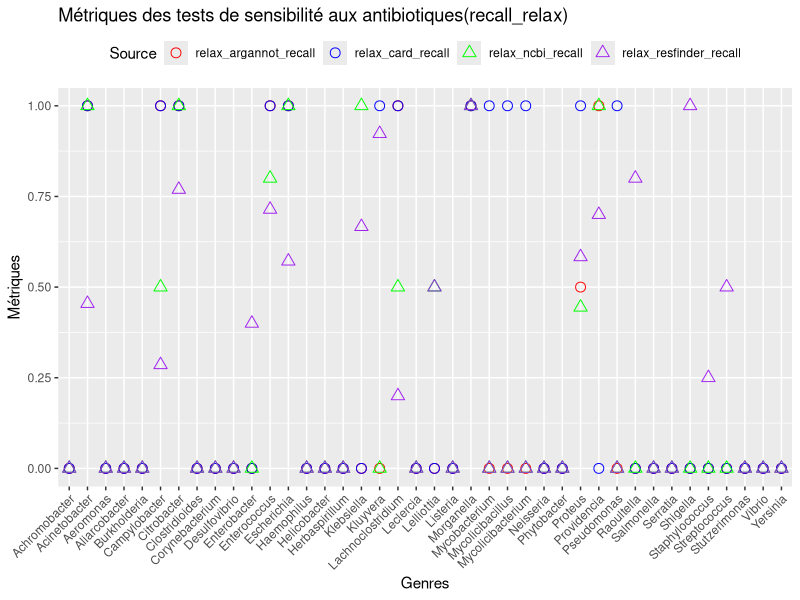
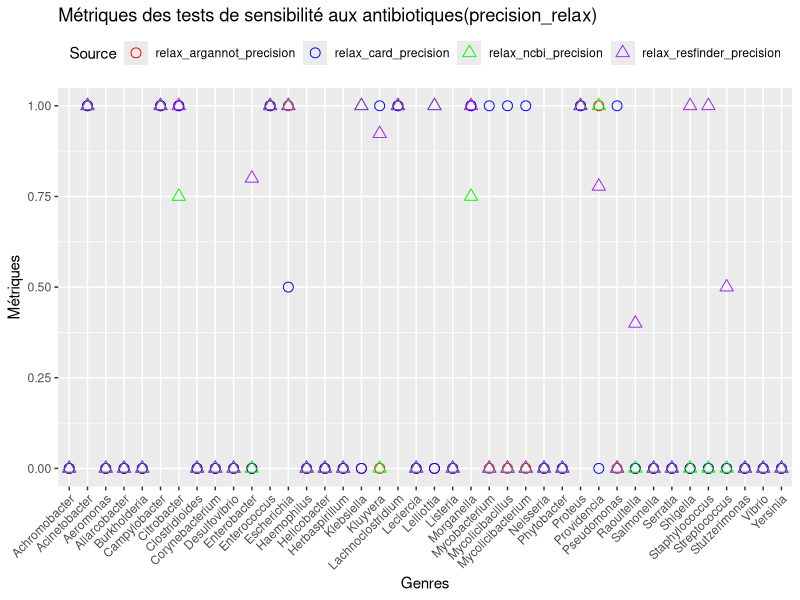
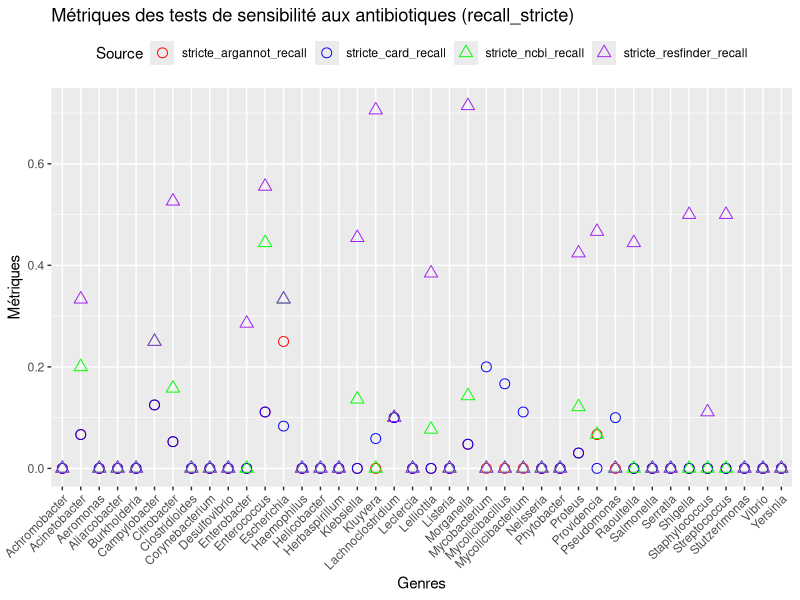
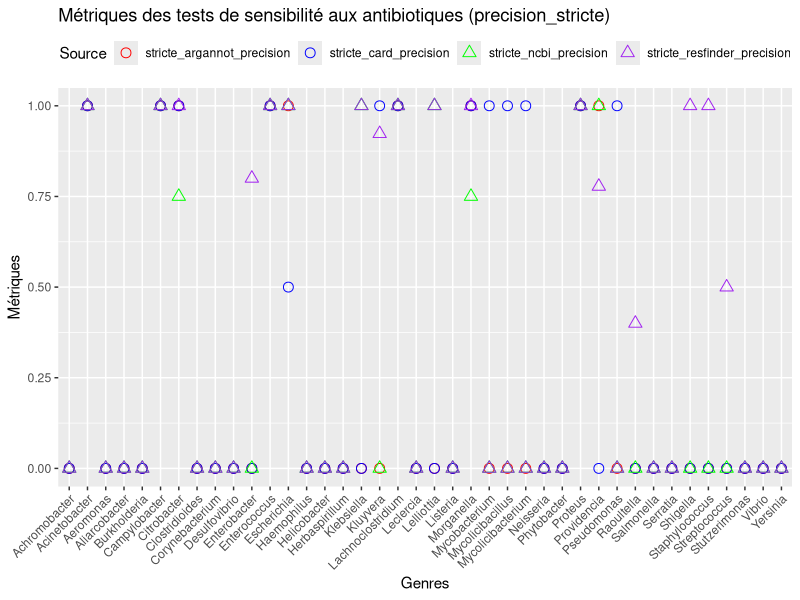
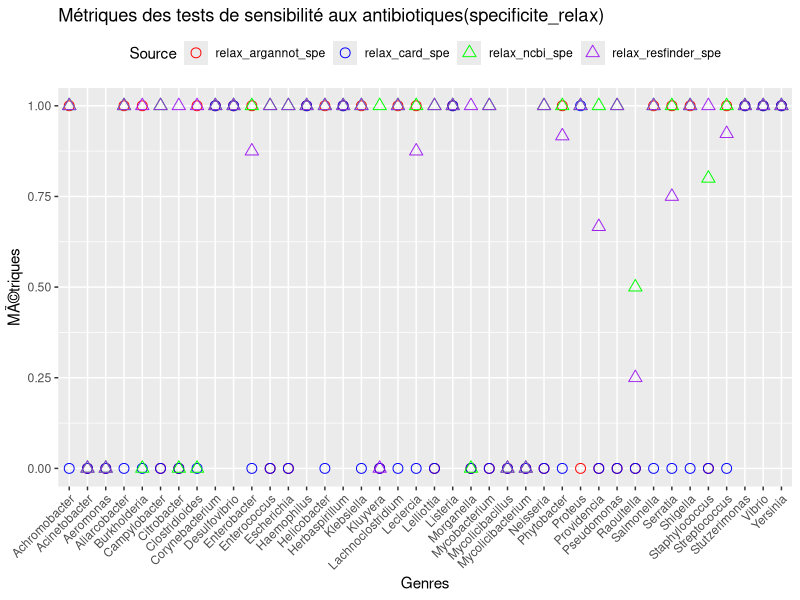
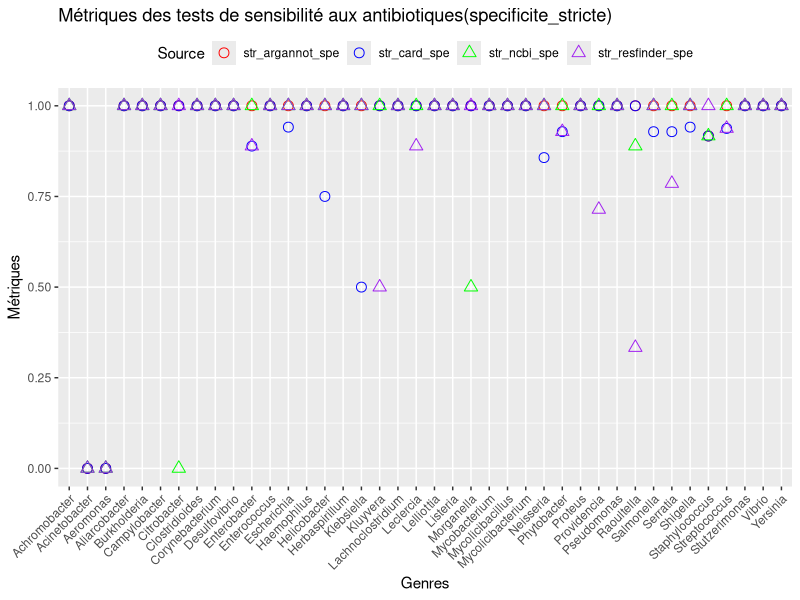
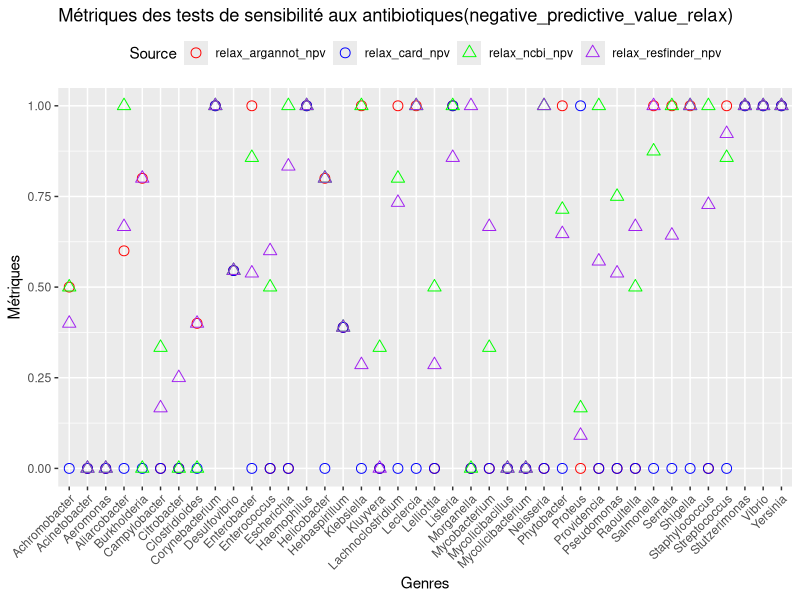
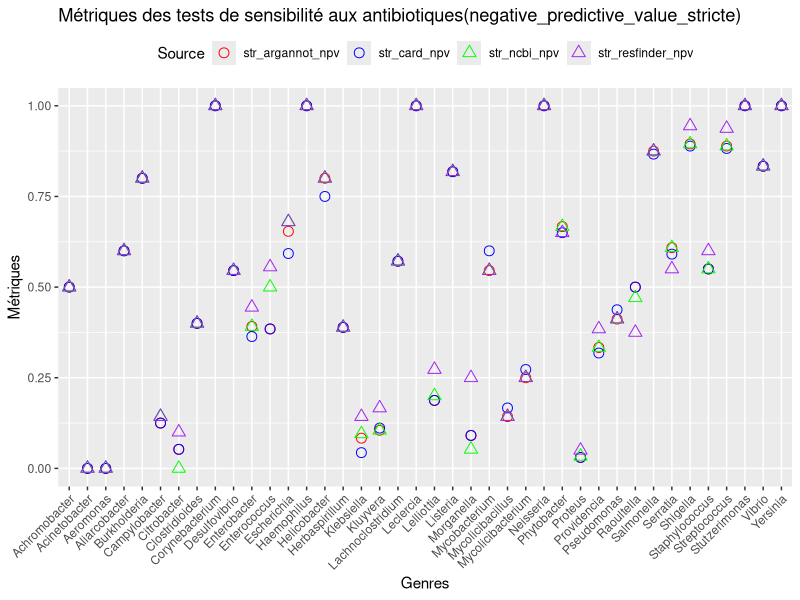

The R script that drew these images, in order:
## ---- chunk 1
library(ggplot2)
library(tidyr)
## ---- chunk 2
donnees <- data.frame(
  Genres = c("Achromobacter", "Acinetobacter", "Aeromonas", "Aliarcobacter", "Burkholderia", "Campylobacter", "Citrobacter", "Clostridioides", "Corynebacterium", "Desulfovibrio", "Enterobacter", "Enterococcus", "Escherichia", "Haemophilus", "Helicobacter", "Herbaspirillum", "Klebsiella", "Kluyvera", "Lachnoclostridium","Leclercia", "Lelliottia", "Listeria", "Morganella", "Mycobacterium", "Mycolicibacillus", "Mycolicibacterium", "Neisseria", "Phytobacter","Proteus", "Providencia", "Pseudomonas", "Raoultella", "Salmonella", "Serratia", "Shigella", "Staphylococcus", "Streptococcus", "Stutzerimonas", "Vibrio", "Yersinia"),
  relax_argannot_recall = c(0.0, 1.0, 0, 0.0, 0.0, 1.0, 1.0, 0.0, 0, 0.0, 0, 1.0, 1.0, 0, 0.0, 0.0, 0, 0.0, 1.0, 0, 0, 0, 1.0, 0, 0, 0, 0, 0, 0.5, 1.0, 0.0, 0, 0, 0, 0, 0, 0, 0, 0, 0),
  relax_card_recall = c(0.0, 1.0, 0, 0, 0, 1.0, 1.0, 0, 0, 0.0, 0, 1.0, 1.0, 0, 0, 0.0, 0, 1.0, 1.0, 0, 0, 0, 1.0, 1.0, 1.0, 1.0, 0, 0.0, 1.0, 0.0, 1.0, 0, 0, 0, 0, 0, 0, 0, 0, 0),
  relax_ncbi_recall = c(0.0, 1.0, 0, 0, 0.0, 0.5, 1.0, 0, 0, 0.0, 0.0, 0.8, 1.0, 0, 0.0, 0.0, 1.0, 0.0, 0.5, 0, 0.5, 0, 1.0, 0.0, 0.0, 0.0, 0, 0.0, 0.4444444444444444, 1.0, 0.0, 0.0, 0.0, 0, 0, 0, 0.0, 0, 0, 0),
  relax_resfinder_recall = c(0.0, 0.45454545454545453, 0.0, 0.0, 0.0, 0.2857142857142857, 0.7692307692307693, 0.0, 0, 0.0, 0.4, 0.7142857142857143, 0.5714285714285714, 0, 0.0, 0.0, 0.6666666666666666, 0.9230769230769231, 0.2, 0, 0.5, 0.0, 1.0, 0.0, 0.0, 0.0, 0, 0.0, 0.5833333333333334, 0.7, 0.0, 0.8, 0, 0.0, 1.0, 0.25, 0.5, 0, 0, 0)
)

# Mettre les données en format long
donnees_long <- tidyr::pivot_longer(donnees, cols = -Genres, names_to = "Source", values_to = "Valeur")

# Créer le graphique à points
ggplot(donnees_long, aes(x = Genres, y = Valeur, color = Source, shape = Source)) +
  geom_point(size = 3) +
  theme(axis.text.x = element_text(angle = 45, hjust = 1)) +
  labs(x = "Genres", y = "Métriques", title = "Métriques des tests de sensibilité aux antibiotiques(recall_relax)") +
  scale_color_manual(values = c("relax_argannot_recall" = "red", "relax_card_recall" = "blue", "relax_ncbi_recall" = "green", "relax_resfinder_recall" = "purple")) +
  scale_shape_manual(values = c("relax_argannot_recall" = 1, "relax_card_recall" = 1, "relax_ncbi_recall" = 2, "relax_resfinder_recall" = 2)) +
  theme(legend.position = "top")
## ---- chunk 3
donnees <- data.frame(
  Genres = c("Achromobacter", "Acinetobacter", "Aeromonas", "Aliarcobacter", "Burkholderia", "Campylobacter", "Citrobacter", "Clostridioides", "Corynebacterium", "Desulfovibrio", "Enterobacter", "Enterococcus", "Escherichia", "Haemophilus", "Helicobacter", "Herbaspirillum", "Klebsiella", "Kluyvera", "Lachnoclostridium","Leclercia", "Lelliottia", "Listeria", "Morganella", "Mycobacterium", "Mycolicibacillus", "Mycolicibacterium", "Neisseria", "Phytobacter","Proteus", "Providencia", "Pseudomonas", "Raoultella", "Salmonella", "Serratia", "Shigella", "Staphylococcus", "Streptococcus", "Stutzerimonas", "Vibrio", "Yersinia"),
relax_argannot_precision = c(0, 1.0, 0, 0, 0, 1.0, 1.0, 0, 0, 0, 0, 1.0, 1.0, 0, 0, 0, 0, 0, 1.0, 0, 0, 0, 1.0, 0, 0, 0, 0, 0, 1.0, 1.0, 0, 0, 0, 0, 0, 0.0, 0, 0, 0, 0),
relax_card_precision = c(0, 1.0, 0, 0, 0, 1.0, 1.0, 0, 0, 0, 0.0, 1.0, 0.5, 0, 0.0, 0, 0.0, 1.0, 1.0, 0, 0, 0, 1.0, 1.0, 1.0, 1.0, 0.0, 0.0, 1.0, 0, 1.0, 0, 0.0, 0.0, 0.0, 0.0, 0.0, 0, 0, 0),
relax_ncbi_precision = c(0, 1.0, 0, 0, 0, 1.0, 0.75, 0, 0, 0, 0, 1.0, 1.0, 0, 0, 0, 1.0, 0, 1.0, 0, 1.0, 0, 0.75, 0, 0, 0, 0, 0, 1.0, 1.0, 0, 0.0, 0, 0, 0, 0.0, 0, 0, 0, 0),
relax_resfinder_precision = c(0, 1.0, 0, 0, 0, 1.0, 1.0, 0, 0, 0, 0.8, 1.0, 1.0, 0, 0, 0, 1.0, 0.9230769230769231, 1.0, 0.0, 1.0, 0, 1.0, 0, 0, 0, 0, 0.0, 1.0, 0.7777777777777778, 0, 0.4, 0, 0.0, 1.0, 1.0, 0.5, 0, 0, 0)
)

# Mettre les données en format long
donnees_long <- tidyr::pivot_longer(donnees, cols = -Genres, names_to = "Source", values_to = "Valeur")

# Créer le graphique à points
ggplot(donnees_long, aes(x = Genres, y = Valeur, color = Source, shape = Source)) +
  geom_point(size = 3) +
  theme(axis.text.x = element_text(angle = 45, hjust = 1)) +
  labs(x = "Genres", y = "Métriques", title = "Métriques des tests de sensibilité aux antibiotiques(precision_relax)") +
  scale_color_manual(values = c("relax_argannot_precision" = "red", "relax_card_precision" = "blue", "relax_ncbi_precision" = "green", "relax_resfinder_precision" = "purple")) +
  scale_shape_manual(values = c("relax_argannot_precision" = 1, "relax_card_precision" = 1, "relax_ncbi_precision" = 2, "relax_resfinder_precision" = 2)) +
  theme(legend.position = "top")
## ---- chunk 4
donnees <- data.frame(
  Genres = c("Achromobacter", "Acinetobacter", "Aeromonas", "Aliarcobacter", "Burkholderia", "Campylobacter", "Citrobacter", "Clostridioides", "Corynebacterium", "Desulfovibrio", "Enterobacter", "Enterococcus", "Escherichia", "Haemophilus", "Helicobacter", "Herbaspirillum", "Klebsiella", "Kluyvera", "Lachnoclostridium","Leclercia", "Lelliottia", "Listeria", "Morganella", "Mycobacterium", "Mycolicibacillus", "Mycolicibacterium", "Neisseria", "Phytobacter","Proteus", "Providencia", "Pseudomonas", "Raoultella", "Salmonella", "Serratia", "Shigella", "Staphylococcus", "Streptococcus", "Stutzerimonas", "Vibrio", "Yersinia"),
stricte_argannot_recall = c(0.0, 0.06666666666666667, 0.0, 0.0, 0.0, 0.125, 0.05263157894736842, 0.0, 0, 0.0, 0.0, 0.1111111111111111, 0.25, 0, 0.0, 0.0, 0.0, 0.0, 0.1, 0, 0.0, 0.0, 0.047619047619047616, 0.0, 0.0, 0.0, 0, 0.0, 0.030303030303030304, 0.06666666666666667, 0.0, 0.0, 0.0, 0.0, 0.0, 0.0, 0.0, 0, 0.0, 0),
stricte_card_recall = c(0.0, 0.06666666666666667, 0.0, 0.0, 0.0, 0.125, 0.05263157894736842, 0.0, 0, 0.0, 0.0, 0.1111111111111111, 0.08333333333333333, 0, 0.0, 0.0, 0.0, 0.058823529411764705, 0.1, 0, 0.0, 0.0, 0.047619047619047616, 0.2, 0.16666666666666666, 0.1111111111111111, 0, 0.0, 0.030303030303030304, 0.0, 0.1, 0.0, 0.0, 0.0, 0.0, 0.0, 0.0, 0, 0.0, 0),
stricte_ncbi_recall = c(0.0, 0.2, 0.0, 0.0, 0.0, 0.25, 0.15789473684210525, 0.0, 0, 0.0, 0.0, 0.4444444444444444, 0.3333333333333333, 0, 0.0, 0.0, 0.13636363636363635, 0.0, 0.1, 0, 0.07692307692307693, 0.0, 0.14285714285714285, 0.0, 0.0, 0.0, 0, 0.0, 0.12121212121212122, 0.06666666666666667, 0.0, 0.0, 0.0, 0.0, 0.0, 0.0, 0.0, 0, 0.0, 0),
stricte_resfinder_recall = c(0.0, 0.3333333333333333, 0.0, 0.0, 0.0, 0.25, 0.5263157894736842, 0.0, 0, 0.0, 0.2857142857142857, 0.5555555555555556, 0.3333333333333333, 0, 0.0, 0.0, 0.45454545454545453, 0.7058823529411765, 0.1, 0, 0.38461538461538464, 0.0, 0.7142857142857143, 0.0, 0.0, 0.0, 0, 0.0, 0.42424242424242425, 0.4666666666666667, 0.0, 0.4444444444444444, 0.0, 0.0, 0.5, 0.1111111111111111, 0.5, 0, 0.0, 0)
)

# Mettre les données en format long
donnees_long <- tidyr::pivot_longer(donnees, cols = -Genres, names_to = "Source", values_to = "Valeur")

# Créer le graphique à points
ggplot(donnees_long, aes(x = Genres, y = Valeur, color = Source, shape = Source)) +
  geom_point(size = 3) +
  theme(axis.text.x = element_text(angle = 45, hjust = 1)) +
  labs(x = "Genres", y = "Métriques", title = "Métriques des tests de sensibilité aux antibiotiques (recall_stricte)") +
  scale_color_manual(values = c("stricte_argannot_recall" = "red", "stricte_card_recall" = "blue", "stricte_ncbi_recall" = "green", "stricte_resfinder_recall" = "purple")) +
  scale_shape_manual(values = c("stricte_argannot_recall" = 1, "stricte_card_recall" = 1, "stricte_ncbi_recall" = 2, "stricte_resfinder_recall" = 2)) +
  theme(legend.position = "top")
## ---- chunk 5
donnees <- data.frame(
  Genres = c("Achromobacter", "Acinetobacter", "Aeromonas", "Aliarcobacter", "Burkholderia", "Campylobacter", "Citrobacter", "Clostridioides", "Corynebacterium", "Desulfovibrio", "Enterobacter", "Enterococcus", "Escherichia", "Haemophilus", "Helicobacter", "Herbaspirillum", "Klebsiella", "Kluyvera", "Lachnoclostridium","Leclercia", "Lelliottia", "Listeria", "Morganella", "Mycobacterium", "Mycolicibacillus", "Mycolicibacterium", "Neisseria", "Phytobacter","Proteus", "Providencia", "Pseudomonas", "Raoultella", "Salmonella", "Serratia", "Shigella", "Staphylococcus", "Streptococcus", "Stutzerimonas", "Vibrio", "Yersinia"),
stricte_argannot_precision = c(0, 1.0, 0, 0, 0, 1.0, 1.0, 0, 0, 0, 0, 1.0, 1.0, 0, 0, 0, 0, 0, 1.0, 0, 0, 0, 1.0, 0, 0, 0, 0, 0, 1.0, 1.0, 0, 0, 0, 0, 0, 0.0, 0, 0, 0, 0),
stricte_card_precision = c(0, 1.0, 0, 0, 0, 1.0, 1.0, 0, 0, 0, 0.0, 1.0, 0.5, 0, 0.0, 0, 0.0, 1.0, 1.0, 0, 0, 0, 1.0, 1.0, 1.0, 1.0, 0.0, 0.0, 1.0, 0, 1.0, 0, 0.0, 0.0, 0.0, 0.0, 0.0, 0, 0, 0),
stricte_ncbi_precision = c(0, 1.0, 0, 0, 0, 1.0, 0.75, 0, 0, 0, 0, 1.0, 1.0, 0, 0, 0, 1.0, 0, 1.0, 0, 1.0, 0, 0.75, 0, 0, 0, 0, 0, 1.0, 1.0, 0, 0.0, 0, 0, 0, 0.0, 0, 0, 0, 0),
stricte_resfinder_precision = c(0, 1.0, 0, 0, 0, 1.0, 1.0, 0, 0, 0, 0.8, 1.0, 1.0, 0, 0, 0, 1.0, 0.9230769230769231, 1.0, 0.0, 1.0, 0, 1.0, 0, 0, 0, 0, 0.0, 1.0, 0.7777777777777778, 0, 0.4, 0, 0.0, 1.0, 1.0, 0.5, 0, 0, 0)
)

# Mettre les données en format long
donnees_long <- tidyr::pivot_longer(donnees, cols = -Genres, names_to = "Source", values_to = "Valeur")

# Créer le graphique à points
ggplot(donnees_long, aes(x = Genres, y = Valeur, color = Source, shape = Source)) +
  geom_point(size = 3) +
  theme(axis.text.x = element_text(angle = 45, hjust = 1)) +
  labs(x = "Genres", y = "Métriques", title = "Métriques des tests de sensibilité aux antibiotiques (precision_stricte)") +
  scale_color_manual(values = c("stricte_argannot_precision" = "red", "stricte_card_precision" = "blue", "stricte_ncbi_precision" = "green", "stricte_resfinder_precision" = "purple")) +
  scale_shape_manual(values = c("stricte_argannot_precision" = 1, "stricte_card_precision" = 1, "stricte_ncbi_precision" = 2, "stricte_resfinder_precision" = 2)) +
  theme(legend.position = "top")
## ---- chunk 6
library(ggplot2)
library(tidyr)

donnees <- data.frame(
  Genres = c("Achromobacter", "Acinetobacter", "Aeromonas", "Aliarcobacter", "Burkholderia", "Campylobacter", "Citrobacter", "Clostridioides", "Corynebacterium", "Desulfovibrio", "Enterobacter", "Enterococcus", "Escherichia", "Haemophilus", "Helicobacter", "Herbaspirillum", "Klebsiella", "Kluyvera", "Lachnoclostridium","Leclercia", "Lelliottia", "Listeria", "Morganella", "Mycobacterium", "Mycolicibacillus", "Mycolicibacterium", "Neisseria", "Phytobacter","Proteus", "Providencia", "Pseudomonas", "Raoultella", "Salmonella", "Serratia", "Shigella", "Staphylococcus", "Streptococcus", "Stutzerimonas", "Vibrio", "Yersinia"),
  relax_argannot_spe = c(1.0, 0, 0, 1.0, 1.0, 0, 0, 1.0, 1.0, 1.0, 1.0, 0, 0, 1.0, 1.0, 1.0, 1.0, 0, 1.0, 1.0, 0, 1.0, 0, 0, 0, 0, 0, 1.0, 0, 0, 0, 0, 1.0, 1.0, 1.0, 0.0, 1.0, 1.0, 1.0, 1.0),
  relax_card_spe = c(0, 0, 0, 0, 0, 0, 0, 0, 1.0, 1.0, 0.0, 0, 0.0, 1.0, 0.0, 1.0, 0.0, 0, 0, 0, 0, 1.0, 0, 0, 0, 0, 0.0, 0.0, 1.0, 0, 0, 0, 0.0, 0.0, 0.0, 0.0, 0.0, 1.0, 1.0, 1.0),
  relax_ncbi_spe = c(1.0, 0, 0, 1.0, 0, 1.0, 0.0, 0, 1.0, 1.0, 1.0, 1.0, 1.0, 1.0, 1.0, 1.0, 1.0, 1.0, 1.0, 1.0, 1.0, 1.0, 0.0, 1.0, 0, 0, 1.0, 1.0, 1.0, 1.0, 1.0, 0.5, 1.0, 1.0, 1.0, 0.8, 1.0, 1.0, 1.0, 1.0),
  relax_resfinder_spe = c(1.0, 0, 0, 1.0, 1.0, 1.0, 1.0, 1.0, 1.0, 1.0, 0.875, 1.0, 1.0, 1.0, 1.0, 1.0, 1.0, 0.0, 1.0, 0.875, 1.0, 1.0, 1.0, 1.0, 0, 0, 1.0, 0.9166666666666666, 1.0, 0.6666666666666666, 1.0, 0.25, 1.0, 0.75, 1.0, 1.0, 0.9230769230769231, 1.0, 1.0, 1.0)
)

# Mettre les donnÃ©es en format long
donnees_long <- tidyr::pivot_longer(donnees, cols = -Genres, names_to = "Source", values_to = "Valeur")

# CrÃ©er le graphique Ã  points
ggplot(donnees_long, aes(x = Genres, y = Valeur, color = Source, shape = Source)) +
  geom_point(size = 3) +
  theme(axis.text.x = element_text(angle = 45, hjust = 1)) +
  labs(x = "Genres", y = "MÃ©triques", title = "Métriques des tests de sensibilité aux antibiotiques(specificite_relax)") +
  scale_color_manual(values = c("relax_argannot_spe" = "red", "relax_card_spe" = "blue", "relax_ncbi_spe" = "green", "relax_resfinder_spe" = "purple")) +
  scale_shape_manual(values = c("relax_argannot_spe" = 1, "relax_card_spe" = 1, "relax_ncbi_spe" = 2, "relax_resfinder_spe" = 2)) +
  theme(legend.position = "top")
## ---- chunk 7
donnees <- data.frame(
  Genres = c("Achromobacter", "Acinetobacter", "Aeromonas", "Aliarcobacter", "Burkholderia", "Campylobacter", "Citrobacter", "Clostridioides", "Corynebacterium", "Desulfovibrio", "Enterobacter", "Enterococcus", "Escherichia", "Haemophilus", "Helicobacter", "Herbaspirillum", "Klebsiella", "Kluyvera", "Lachnoclostridium","Leclercia", "Lelliottia", "Listeria", "Morganella", "Mycobacterium", "Mycolicibacillus", "Mycolicibacterium", "Neisseria", "Phytobacter","Proteus", "Providencia", "Pseudomonas", "Raoultella", "Salmonella", "Serratia", "Shigella", "Staphylococcus", "Streptococcus", "Stutzerimonas", "Vibrio", "Yersinia"),
  str_argannot_spe = c(1.0, 0, 0, 1.0, 1.0, 1.0, 1.0, 1.0, 1.0, 1.0, 1.0, 1.0, 1.0, 1.0, 1.0, 1.0, 1.0, 1.0, 1.0, 1.0, 1.0, 1.0, 1.0, 1.0, 1.0, 1.0, 1.0, 1.0, 1.0, 1.0, 1.0, 1.0, 1.0, 1.0, 1.0, 0.9166666666666666, 1.0, 1.0, 1.0, 1.0),
  str_card_spe = c(1.0, 0, 0, 1.0, 1.0, 1.0, 1.0, 1.0, 1.0, 1.0, 0.8888888888888888, 1.0, 0.9411764705882353, 1.0, 0.75, 1.0, 0.5, 1.0, 1.0, 1.0, 1.0, 1.0, 1.0, 1.0, 1.0, 1.0, 0.8571428571428571, 0.9285714285714286, 1.0, 1.0, 1.0, 1.0, 0.9285714285714286, 0.9285714285714286, 0.9411764705882353, 0.9166666666666666, 0.9375, 1.0, 1.0, 1.0),
  str_ncbi_spe = c(1.0, 0, 0, 1.0, 1.0, 1.0, 0.0, 1.0, 1.0, 1.0, 1.0, 1.0, 1.0, 1.0, 1.0, 1.0, 1.0, 1.0, 1.0, 1.0, 1.0, 1.0, 0.5, 1.0, 1.0, 1.0, 1.0, 1.0, 1.0, 1.0, 1.0, 0.8888888888888888, 1.0, 1.0, 1.0, 0.9166666666666666, 1.0, 1.0, 1.0, 1.0),
  str_resfinder_spe = c(1.0, 0, 0, 1.0, 1.0, 1.0, 1.0, 1.0, 1.0, 1.0, 0.8888888888888888, 1.0, 1.0, 1.0, 1.0, 1.0, 1.0, 0.5, 1.0, 0.8888888888888888, 1.0, 1.0, 1.0, 1.0, 1.0, 1.0, 1.0, 0.9285714285714286, 1.0, 0.7142857142857143, 1.0, 0.3333333333333333, 1.0, 0.7857142857142857, 1.0, 1.0, 0.9375, 1.0, 1.0, 1.0)
)

# Mettre les donnÃ©es en format long
donnees_long <- tidyr::pivot_longer(donnees, cols = -Genres, names_to = "Source", values_to = "Valeur")

# CrÃ©er le graphique Ã  points
ggplot(donnees_long, aes(x = Genres, y = Valeur, color = Source, shape = Source)) +
  geom_point(size = 3) +
  theme(axis.text.x = element_text(angle = 45, hjust = 1)) +
  labs(x = "Genres", y = "Métriques", title = "Métriques des tests de sensibilité aux antibiotiques(specificite_stricte)") +
  scale_color_manual(values = c("str_argannot_spe" = "red", "str_card_spe" = "blue", "str_ncbi_spe" = "green", "str_resfinder_spe" = "purple")) +
  scale_shape_manual(values = c("str_argannot_spe" = 1, "str_card_spe" = 1, "str_ncbi_spe" = 2, "str_resfinder_spe" = 2)) +
  theme(legend.position = "top")
## ---- chunk 8
donnees <- data.frame(
  Genres = c("Achromobacter", "Acinetobacter", "Aeromonas", "Aliarcobacter", "Burkholderia", "Campylobacter", "Citrobacter", "Clostridioides", "Corynebacterium", "Desulfovibrio", "Enterobacter", "Enterococcus", "Escherichia", "Haemophilus", "Helicobacter", "Herbaspirillum", "Klebsiella", "Kluyvera", "Lachnoclostridium","Leclercia", "Lelliottia", "Listeria", "Morganella", "Mycobacterium", "Mycolicibacillus", "Mycolicibacterium", "Neisseria", "Phytobacter","Proteus", "Providencia", "Pseudomonas", "Raoultella", "Salmonella", "Serratia", "Shigella", "Staphylococcus", "Streptococcus", "Stutzerimonas", "Vibrio", "Yersinia"),
  relax_argannot_npv = c(0.5, 0, 0, 0.6, 0.8, 0, 0, 0.4, 1.0, 0.5454545454545454, 1.0, 0, 0, 1.0, 0.8, 0.3888888888888889, 1.0, 0.0, 1.0, 1.0, 0, 1.0, 0, 0, 0, 0, 0, 1.0, 0.0, 0, 0.0, 0, 1.0, 1.0, 1.0, 0, 1.0, 1.0, 1.0, 1.0),
  relax_card_npv = c(0.0, 0, 0, 0, 0, 0, 0, 0, 1.0, 0.5454545454545454, 0, 0, 0, 1.0, 0, 0.3888888888888889, 0, 0, 0, 0, 0, 1.0, 0, 0, 0, 0, 0, 0.0, 1.0, 0.0, 0, 0, 0, 0, 0, 0, 0, 1.0, 1.0, 1.0),
  relax_ncbi_npv = c(0.5, 0, 0, 1.0, 0.0, 0.3333333333333333, 0, 0, 1.0, 0.5454545454545454, 0.8571428571428571, 0.5, 1.0, 1.0, 0.8, 0.3888888888888889, 1.0, 0.3333333333333333, 0.8, 1.0, 0.5, 1.0, 0, 0.3333333333333333, 0.0, 0.0, 1.0, 0.7142857142857143, 0.16666666666666666, 1.0, 0.75, 0.5, 0.875, 1.0, 1.0, 1.0, 0.8571428571428571, 1.0, 1.0, 1.0),
  relax_resfinder_npv = c(0.4, 0.0, 0.0, 0.6666666666666666, 0.8, 0.16666666666666666, 0.25, 0.4, 1.0, 0.5454545454545454, 0.5384615384615384, 0.6, 0.8333333333333334, 1.0, 0.8, 0.3888888888888889, 0.2857142857142857, 0.0, 0.7333333333333333, 1.0, 0.2857142857142857, 0.8571428571428571, 1.0, 0.6666666666666666, 0.0, 0.0, 1.0, 0.6470588235294118, 0.09090909090909091, 0.5714285714285714, 0.5384615384615384, 0.6666666666666666, 1.0, 0.6428571428571429, 1.0, 0.7272727272727273, 0.9230769230769231, 1.0, 1.0, 1.0)
)

# Mettre les donnÃ©es en format long
donnees_long <- tidyr::pivot_longer(donnees, cols = -Genres, names_to = "Source", values_to = "Valeur")

# CrÃ©er le graphique Ã  points
ggplot(donnees_long, aes(x = Genres, y = Valeur, color = Source, shape = Source)) +
  geom_point(size = 3) +
  theme(axis.text.x = element_text(angle = 45, hjust = 1)) +
  labs(x = "Genres", y = "Métriques", title = "Métriques des tests de sensibilité aux antibiotiques(negative_predictive_value_relax)") +
  scale_color_manual(values = c("relax_argannot_npv" = "red", "relax_card_npv" = "blue", "relax_ncbi_npv" = "green", "relax_resfinder_npv" = "purple")) +
  scale_shape_manual(values = c("relax_argannot_npv" = 1, "relax_card_npv" = 1, "relax_ncbi_npv" = 2, "relax_resfinder_npv" = 2)) +
  theme(legend.position = "top")
## ---- chunk 9
donnees <- data.frame(
  Genres = c("Achromobacter", "Acinetobacter", "Aeromonas", "Aliarcobacter", "Burkholderia", "Campylobacter", "Citrobacter", "Clostridioides", "Corynebacterium", "Desulfovibrio", "Enterobacter", "Enterococcus", "Escherichia", "Haemophilus", "Helicobacter", "Herbaspirillum", "Klebsiella", "Kluyvera", "Lachnoclostridium","Leclercia", "Lelliottia", "Listeria", "Morganella", "Mycobacterium", "Mycolicibacillus", "Mycolicibacterium", "Neisseria", "Phytobacter","Proteus", "Providencia", "Pseudomonas", "Raoultella", "Salmonella", "Serratia", "Shigella", "Staphylococcus", "Streptococcus", "Stutzerimonas", "Vibrio", "Yersinia"),
  str_argannot_npv = c(0.5, 0.0, 0.0, 0.6, 0.8, 0.125, 0.05263157894736842, 0.4, 1.0, 0.5454545454545454, 0.391304347826087, 0.38461538461538464, 0.6538461538461539, 1.0, 0.8, 0.3888888888888889, 0.08333333333333333, 0.10526315789473684, 0.5714285714285714, 1.0, 0.1875, 0.8181818181818182, 0.09090909090909091, 0.5454545454545454, 0.14285714285714285, 0.25, 1.0, 0.6666666666666666, 0.030303030303030304, 0.3333333333333333, 0.4117647058823529, 0.5, 0.875, 0.6086956521739131, 0.8947368421052632, 0.55, 0.8888888888888888, 1.0, 0.8333333333333334, 1.0),
  str_card_npv = c(0.5, 0.0, 0.0, 0.6, 0.8, 0.125, 0.05263157894736842, 0.4, 1.0, 0.5454545454545454, 0.36363636363636365, 0.38461538461538464, 0.5925925925925926, 1.0, 0.75, 0.3888888888888889, 0.043478260869565216, 0.1111111111111111, 0.5714285714285714, 1.0, 0.1875, 0.8181818181818182, 0.09090909090909091, 0.6, 0.16666666666666666, 0.2727272727272727, 1.0, 0.65, 0.030303030303030304, 0.3181818181818182, 0.4375, 0.5, 0.8666666666666667, 0.5909090909090909, 0.8888888888888888, 0.55, 0.8823529411764706, 1.0, 0.8333333333333334, 1.0),
  str_ncbi_npv = c(0.5, 0.0, 0.0, 0.6, 0.8, 0.14285714285714285, 0.0, 0.4, 1.0, 0.5454545454545454, 0.391304347826087, 0.5, 0.68, 1.0, 0.8, 0.3888888888888889, 0.09523809523809523, 0.10526315789473684, 0.5714285714285714, 1.0, 0.2, 0.8181818181818182, 0.05263157894736842, 0.5454545454545454, 0.14285714285714285, 0.25, 1.0, 0.6666666666666666, 0.03333333333333333, 0.3333333333333333, 0.4117647058823529, 0.47058823529411764, 0.875, 0.6086956521739131, 0.8947368421052632, 0.55, 0.8888888888888888, 1.0, 0.8333333333333334, 1.0),
  str_resfinder_npv = c(0.5, 0.0, 0.0, 0.6, 0.8, 0.14285714285714285, 0.1, 0.4, 1.0, 0.5454545454545454, 0.4444444444444444, 0.5555555555555556, 0.68, 1.0, 0.8, 0.3888888888888889, 0.14285714285714285, 0.16666666666666666, 0.5714285714285714, 1.0, 0.2727272727272727, 0.8181818181818182, 0.25, 0.5454545454545454, 0.14285714285714285, 0.25, 1.0, 0.65, 0.05, 0.38461538461538464, 0.4117647058823529, 0.375, 0.875, 0.55, 0.9444444444444444, 0.6, 0.9375, 1.0, 0.8333333333333334, 1.0)
)

# Mettre les donnÃ©es en format long
donnees_long <- tidyr::pivot_longer(donnees, cols = -Genres, names_to = "Source", values_to = "Valeur")

# CrÃ©er le graphique Ã  points
ggplot(donnees_long, aes(x = Genres, y = Valeur, color = Source, shape = Source)) +
  geom_point(size = 3) +
  theme(axis.text.x = element_text(angle = 45, hjust = 1)) +
  labs(x = "Genres", y = "Métriques", title = "Métriques des tests de sensibilité aux antibiotiques(negative_predictive_value_stricte)") +
  scale_color_manual(values = c("str_argannot_npv" = "red", "str_card_npv" = "blue", "str_ncbi_npv" = "green", "str_resfinder_npv" = "purple")) +
  scale_shape_manual(values = c("str_argannot_npv" = 1, "str_card_npv" = 1, "str_ncbi_npv" = 2, "str_resfinder_npv" = 2)) +
  theme(legend.position = "top")
## ---- chunk 10
donnees <- data.frame(
  Genres = c("Achromobacter", "Acinetobacter", "Aeromonas", "Aliarcobacter", "Burkholderia", "Campylobacter", "Citrobacter", "Clostridioides", "Corynebacterium", "Desulfovibrio", "Enterobacter", "Enterococcus", "Escherichia", "Haemophilus", "Helicobacter", "Herbaspirillum", "Klebsiella", "Kluyvera", "Lachnoclostridium","Leclercia", "Lelliottia", "Listeria", "Morganella", "Mycobacterium", "Mycolicibacillus", "Mycolicibacterium", "Neisseria", "Phytobacter","Proteus", "Providencia", "Pseudomonas", "Raoultella", "Salmonella", "Serratia", "Shigella", "Staphylococcus", "Streptococcus", "Stutzerimonas", "Vibrio", "Yersinia"),
  relax_argannot_acc = c(0.5, 1.0, 0, 0.6, 0.8, 1.0, 1.0, 0.4, 1.0, 0.5454545454545454, 1.0, 1.0, 1.0, 1.0, 0.8, 0.3888888888888889, 1.0, 0.0, 1.0, 1.0, 0, 1.0, 1.0, 0, 0, 0, 0, 1.0, 0.5, 1.0, 0.0, 0, 1.0, 1.0, 1.0, 0.0, 1.0, 1.0, 1.0, 1.0),
  relax_card_acc = c(0.0, 1.0, 0, 0, 0, 1.0, 1.0, 0, 1.0, 0.5454545454545454, 0.0, 1.0, 0.5, 1.0, 0.0, 0.3888888888888889, 0.0, 1.0, 1.0, 0, 0, 1.0, 1.0, 1.0, 1.0, 1.0, 0.0, 0.0, 1.0, 0.0, 1.0, 0, 0.0, 0.0, 0.0, 0.0, 0.0, 1.0, 1.0, 1.0),
  relax_ncbi_acc = c(0.5, 1.0, 0, 1.0, 0.0, 0.6, 0.75, 0, 1.0, 0.5454545454545454, 0.8571428571428571, 0.8333333333333334, 1.0, 1.0, 0.8, 0.3888888888888889, 1.0, 0.3333333333333333, 0.8333333333333334, 1.0, 0.6666666666666666, 1.0, 0.75, 0.3333333333333333, 0.0, 0.0, 1.0, 0.7142857142857143, 0.5, 1.0, 0.75, 0.3333333333333333, 0.875, 1.0, 1.0, 0.8, 0.8571428571428571, 1.0, 1.0, 1.0),
  relax_resfinder_acc = c(0.4, 0.45454545454545453, 0.0, 0.6666666666666666, 0.8, 0.375, 0.7857142857142857, 0.4, 1.0, 0.5454545454545454, 0.6111111111111112, 0.8, 0.8636363636363636, 1.0, 0.8, 0.3888888888888889, 0.7058823529411765, 0.8571428571428571, 0.75, 0.875, 0.5833333333333334, 0.8571428571428571, 1.0, 0.6666666666666666, 0.0, 0.0, 1.0, 0.6111111111111112, 0.6, 0.6875, 0.5384615384615384, 0.46153846153846156, 1.0, 0.5294117647058824, 1.0, 0.75, 0.8666666666666667, 1.0, 1.0, 1.0)
)

# Mettre les donnÃ©es en format long
donnees_long <- tidyr::pivot_longer(donnees, cols = -Genres, names_to = "Source", values_to = "Valeur")

# CrÃ©er le graphique Ã  points
ggplot(donnees_long, aes(x = Genres, y = Valeur, color = Source, shape = Source)) +
  geom_point(size = 3) +
  theme(axis.text.x = element_text(angle = 45, hjust = 1)) +
  labs(x = "Genres", y = "Métriques", title = "Métriques des tests de sensibilité aux antibiotiques(accuracy_relax)") +
  scale_color_manual(values = c("relax_argannot_acc" = "red", "relax_card_acc" = "blue", "relax_ncbi_acc" = "green", "relax_resfinder_acc" = "purple")) +
  scale_shape_manual(values = c("relax_argannot_acc" = 1, "relax_card_acc" = 1, "relax_ncbi_acc" = 2, "relax_resfinder_acc" = 2)) +
  theme(legend.position = "top")
## ---- chunk 11
donnees <- data.frame(
  Genres = c("Achromobacter", "Acinetobacter", "Aeromonas", "Aliarcobacter", "Burkholderia", "Campylobacter", "Citrobacter", "Clostridioides", "Corynebacterium", "Desulfovibrio", "Enterobacter", "Enterococcus", "Escherichia", "Haemophilus", "Helicobacter", "Herbaspirillum", "Klebsiella", "Kluyvera", "Lachnoclostridium","Leclercia", "Lelliottia", "Listeria", "Morganella", "Mycobacterium", "Mycolicibacillus", "Mycolicibacterium", "Neisseria", "Phytobacter","Proteus", "Providencia", "Pseudomonas", "Raoultella", "Salmonella", "Serratia", "Shigella", "Staphylococcus", "Streptococcus", "Stutzerimonas", "Vibrio", "Yersinia"),
  str_argannot_acc = c(0.5, 0.06666666666666667, 0.0, 0.6, 0.8, 0.2222222222222222, 0.1, 0.4, 1.0, 0.5454545454545454, 0.391304347826087, 0.42857142857142855, 0.6896551724137931, 1.0, 0.8, 0.3888888888888889, 0.08333333333333333, 0.10526315789473684, 0.5909090909090909, 1.0, 0.1875, 0.8181818181818182, 0.13043478260869565, 0.5454545454545454, 0.14285714285714285, 0.25, 1.0, 0.6666666666666666, 0.058823529411764705, 0.36363636363636365, 0.4117647058823529, 0.5, 0.875, 0.6086956521739131, 0.8947368421052632, 0.5238095238095238, 0.8888888888888888, 1.0, 0.8333333333333334, 1.0),
  str_card_acc = c(0.5, 0.06666666666666667, 0.0, 0.6, 0.8, 0.2222222222222222, 0.1, 0.4, 1.0, 0.5454545454545454, 0.34782608695652173, 0.42857142857142855, 0.5862068965517241, 1.0, 0.6, 0.3888888888888889, 0.041666666666666664, 0.15789473684210525, 0.5909090909090909, 1.0, 0.1875, 0.8181818181818182, 0.13043478260869565, 0.6363636363636364, 0.2857142857142857, 0.3333333333333333, 0.8571428571428571, 0.6190476190476191, 0.058823529411764705, 0.3181818181818182, 0.47058823529411764, 0.5, 0.8125, 0.5652173913043478, 0.8421052631578947, 0.5238095238095238, 0.8333333333333334, 1.0, 0.8333333333333334, 1.0),
  str_ncbi_acc = c(0.5, 0.2, 0.0, 0.6, 0.8, 0.3333333333333333, 0.15, 0.4, 1.0, 0.5454545454545454, 0.391304347826087, 0.6428571428571429, 0.7241379310344828, 1.0, 0.8, 0.3888888888888889, 0.20833333333333334, 0.10526315789473684, 0.5909090909090909, 1.0, 0.25, 0.8181818181818182, 0.17391304347826086, 0.5454545454545454, 0.14285714285714285, 0.25, 1.0, 0.6666666666666666, 0.14705882352941177, 0.36363636363636365, 0.4117647058823529, 0.4444444444444444, 0.875, 0.6086956521739131, 0.8947368421052632, 0.5238095238095238, 0.8888888888888888, 1.0, 0.8333333333333334, 1.0),
  str_resfinder_acc = c(0.5, 0.3333333333333333, 0.0, 0.6, 0.8, 0.3333333333333333, 0.55, 0.4, 1.0, 0.5454545454545454, 0.5217391304347826, 0.7142857142857143, 0.7241379310344828, 1.0, 0.8, 0.3888888888888889, 0.5, 0.6842105263157895, 0.5909090909090909, 0.8888888888888888, 0.5, 0.8181818181818182, 0.7391304347826086, 0.5454545454545454, 0.14285714285714285, 0.25, 1.0, 0.6190476190476191, 0.4411764705882353, 0.5454545454545454, 0.4117647058823529, 0.3888888888888889, 0.875, 0.4782608695652174, 0.9473684210526315, 0.6190476190476191, 0.8888888888888888, 1.0, 0.8333333333333334, 1.0)
)

# Mettre les donnÃ©es en format long
donnees_long <- tidyr::pivot_longer(donnees, cols = -Genres, names_to = "Source", values_to = "Valeur")

# CrÃ©er le graphique Ã  points
ggplot(donnees_long, aes(x = Genres, y = Valeur, color = Source, shape = Source)) +
  geom_point(size = 3) +
  theme(axis.text.x = element_text(angle = 45, hjust = 1)) +
  labs(x = "Genres", y = "Métriques", title = "Métriques des tests de sensibilité aux antibiotiques(accuracy_stricte)") +
  scale_color_manual(values = c("str_argannot_acc" = "red", "str_card_acc" = "blue", "str_ncbi_acc" = "green", "str_resfinder_acc" = "purple")) +
  scale_shape_manual(values = c("str_argannot_acc" = 1, "str_card_acc" = 1, "str_ncbi_acc" = 2, "str_resfinder_acc" = 2)) +
  theme(legend.position = "top")
